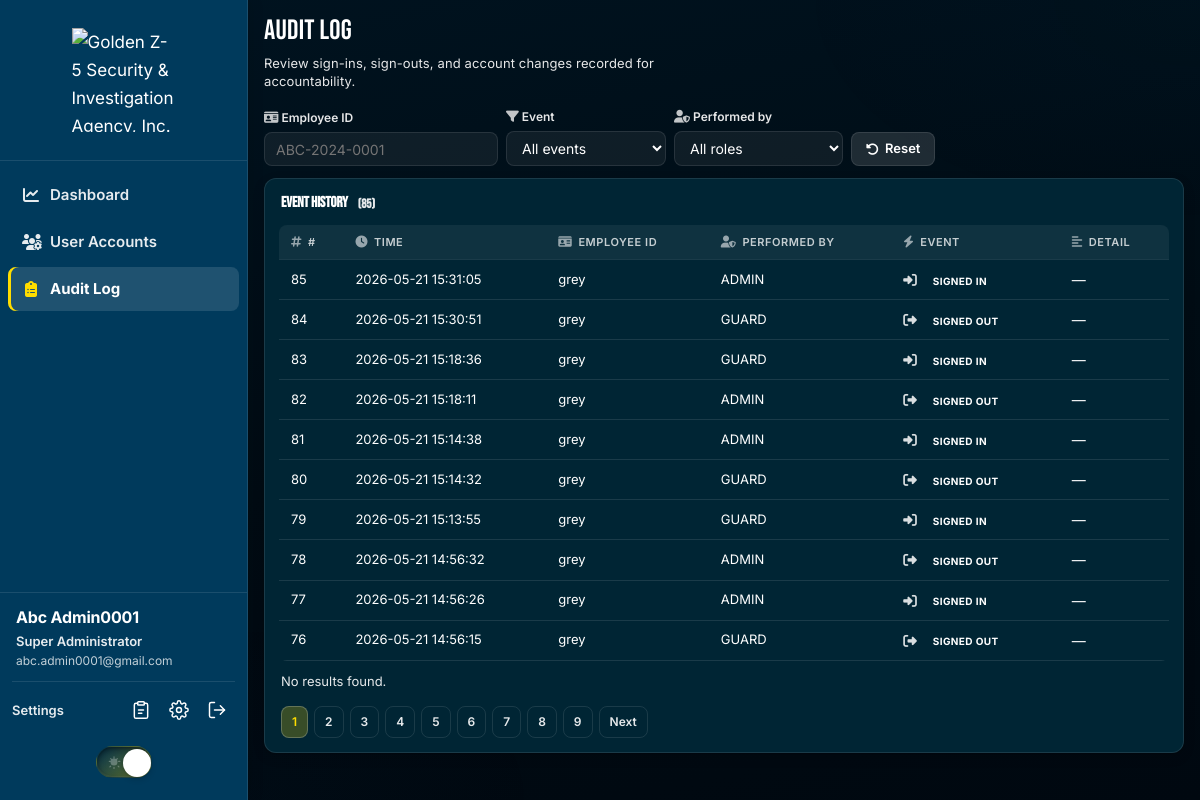
Page /superadmin/audit-log.php (signed in) on the committed database.
### tables this page shows
CREATE TABLE `users` (
  `Company_ID` varchar(13) NOT NULL,
  `Email` varchar(255) NOT NULL,
  `password_hash` varchar(255) NOT NULL,
  `role_id` tinyint(3) UNSIGNED DEFAULT NULL,
  `role` tinyint(3) UNSIGNED NOT NULL DEFAULT 0 COMMENT '0=headguard,1=admin,2=superadmin',
  `is_active` tinyint(1) NOT NULL DEFAULT 1,
  `failed_login_attempts` tinyint(3) UNSIGNED NOT NULL DEFAULT 0,
  `locked_until` datetime DEFAULT NULL,
  `last_login_at` datetime DEFAULT NULL,
  `password_changed_at` datetime DEFAULT NULL,
  `created_at` timestamp NOT NULL DEFAULT current_timestamp(),
  `updated_at` timestamp NULL DEFAULT current_timestamp() ON UPDATE current_timestamp()
);

CREATE TABLE `recording` (
  `id` int(10) UNSIGNED NOT NULL,
  `Company_ID` varchar(13) DEFAULT NULL,
  `actor_company_id` varchar(13) DEFAULT NULL,
  `Designation` varchar(64) DEFAULT NULL,
  `Event` varchar(20) NOT NULL COMMENT 'LOGIN|LOGOUT',
  `event_detail` varchar(255) DEFAULT NULL,
  `Time_Of_Event` datetime NOT NULL
);

### config/bootstrap.php (called while the page is built, shortened)
<?php
function app_url(string $path = 'index.php'): string
{
    $path = ltrim(str_replace('\\', '/', $path), '/');
    $base = APP_BASE === '' ? '' : APP_BASE;
    return $base . '/' . $path;
}
function app_agency_name(): string
{
    return APP_AGENCY_NAME;
}
function app_logo_url(): string
{
    return app_url('includes/goldenz_logo.png');
}

### includes/security.php (called while the page is built, shortened)
<?php
function e(?string $value): string
{
    return htmlspecialchars($value ?? '', ENT_QUOTES | ENT_SUBSTITUTE, 'UTF-8');
}

### includes/auth.php (called while the page is built, shortened)
<?php
function auth_role_name(int $role): string
{
    return match (auth_normalize_role($role)) {
        AUTH_ROLE_SUPERADMIN => 'Super Administrator',
        AUTH_ROLE_GUARD => 'Security Guard',
        default => 'Administrator',
    };
}
function auth_normalize_role(mixed $role): int
{
    $role = (int) $role;
    if ($role === AUTH_ROLE_GUARD || $role === AUTH_ROLE_ADMIN || $role === AUTH_ROLE_SUPERADMIN) {
        return $role;
    }
    return AUTH_ROLE_ADMIN;
}

### includes/superadmin_accountability.php (called while the page is built, shortened)
<?php
function recording_supports_audit_detail(mysqli $conn): bool
{
    $col = $conn->query("SHOW COLUMNS FROM recording LIKE 'event_detail'");
    $cached = $col && $col->num_rows > 0;
    return $cached;
}
function superadmin_audit_actor_label(array $entry): string
{
    $designation = (string) ($entry['Designation'] ?? '');
    return $designation !== '' ? $designation : '—';
}
function superadmin_event_label(string $event): string
{
    return match (strtoupper($event)) {
        'ACCOUNT_CREATED' => 'Account created',
        'ACCOUNT_UPDATED' => 'Account updated',
        'ACCOUNT_ENABLED' => 'Account activated',
        'ACCOUNT_DISABLED' => 'Account deactivated',
        'ACCOUNT_PASSWORD_RESET' => 'Access code reset',
        'ACCOUNT_ROLE_CHANGED' => 'Role changed',
        'LOGIN' => 'Signed in',
        'LOGOUT' => 'Signed out',
        default => $event,
    };
}
function superadmin_event_icon(string $event): string
{
    return match (strtoupper($event)) {
        'ACCOUNT_CREATED' => 'fa-user-plus',
        'ACCOUNT_UPDATED' => 'fa-pen-to-square',
        'ACCOUNT_ENABLED' => 'fa-user-check',
        'ACCOUNT_DISABLED' => 'fa-user-slash',
        'ACCOUNT_PASSWORD_RESET' => 'fa-key',
        'ACCOUNT_ROLE_CHANGED' => 'fa-user-shield',
        'LOGIN' => 'fa-right-to-bracket',
        'LOGOUT' => 'fa-right-from-bracket',
        default => 'fa-circle-info',
    };
}

### includes/db.php (called while the page is built, shortened)
<?php
function db_query(mysqli $conn, string $sql, string $types = '', array $params = []): mysqli_result|false
{
    $stmt = $conn->prepare($sql);
    if ($types !== '' && $params !== []) {
        $stmt->bind_param($types, ...$params);
    }
    if (!$stmt->execute()) {
        $stmt->close();
        return false;
    }
    $result = $stmt->get_result();
    return $result;
}

### superadmin/audit-log.php (the view, shortened to what this page needs)
<?php
require_once __DIR__ . '/../config/app.php';
require_once __DIR__ . '/../includes/superadmin_accountability.php';
$perPage = 10;
$page = max(1, (int) ($_GET['page'] ?? 1));
$offset = ($page - 1) * $perPage;
$eventFilter = strtoupper(trim((string) ($_GET['event'] ?? '')));
$searchId = strtoupper(trim((string) ($_GET['company_id'] ?? '')));
$performedByFilter = strtoupper(trim((string) ($_GET['performed_by'] ?? '')));
$where = [];
$params = [];
$types = '';
$whereSql = $where !== [] ? ' WHERE ' . implode(' AND ', $where) : '';
$total = 0;
$countSql = 'SELECT COUNT(*) AS c FROM recording' . $whereSql;
if ($params === []) {
    $countResult = $conn->query($countSql);
} else {
    $countResult = db_query($conn, $countSql, $types, $params);
}
if ($countResult) {
    $total = (int) $countResult->fetch_assoc()['c'];
}
$totalPages = max(1, (int) ceil($total / $perPage));
$auditCols = recording_supports_audit_detail($conn)
    ? 'id, Company_ID, actor_company_id, Designation, Event, event_detail, Time_Of_Event'
    : 'id, Company_ID, Designation, Event, Time_Of_Event';
$listSql = "SELECT {$auditCols} FROM recording"
    . $whereSql
    . ' ORDER BY Time_Of_Event DESC LIMIT ? OFFSET ?';
$listParams = $params;
$listTypes = $types . 'ii';
$listParams[] = $perPage;
$listParams[] = $offset;
$entries = [];
$listResult = db_query($conn, $listSql, $listTypes, $listParams);
if ($listResult) {
    while ($row = $listResult->fetch_assoc()) {
        $entries[] = $row;
    }
}
$queryBase = [];
$superadminNavActive = 'audit';
?>
<!DOCTYPE html>
<html lang="en">
<head>
</head>
<body class="light-mode superadmin-portal">
<?php require __DIR__ . '/../includes/superadmin_sidebar.php'; ?>
    <main class="app-main">
        <header class="page-header">
            <h1 class="page-title">Audit log</h1>
            <p class="page-subtitle">Review sign-ins, sign-outs, and account changes recorded for accountability.</p>
        </header>
        <div class="toolbar">
            <form method="GET" class="filter-form" id="auditFilterForm">
                <div class="form-field">
                    <label for="company_id" class="label-with-icon"><i class="fa-solid fa-id-card" aria-hidden="true"></i> Employee ID</label>
                    <input type="text" id="company_id" name="company_id" value="<?= e($searchId) ?>" placeholder="ABC-2024-0001">
                </div>
                <div class="form-field">
                    <label for="event" class="label-with-icon"><i class="fa-solid fa-filter" aria-hidden="true"></i> Event</label>
                    <select id="event" name="event">
                        <option value=""<?= $eventFilter === '' ? ' selected' : '' ?>>All events</option>
                    </select>
                </div>
                <div class="form-field">
                    <label for="performed_by" class="label-with-icon"><i class="fa-solid fa-user-shield" aria-hidden="true"></i> Performed by</label>
                    <select id="performed_by" name="performed_by">
                        <option value=""<?= $performedByFilter === '' ? ' selected' : '' ?>>All roles</option>
                    </select>
                </div>
                <button type="button" class="btn-primary" id="resetAuditFilters" aria-label="Reset filters">
                    <i class="fa-solid fa-rotate-left" aria-hidden="true"></i> Reset
                </button>
            </form>
        </div>
        <section class="card-panel">
            <h2 class="panel-title">Event history <span class="stat-hint">(<?= e((string) $total) ?>)</span></h2>
            <?php if ($entries === []): ?>
                <p class="empty-state"><i class="fa-solid fa-inbox" aria-hidden="true"></i>No audit events match your filters.</p>
            <?php else: ?>
                <div class="data-table-wrap">
                    <table class="data-table">
                        <thead>
                            <tr>
                                <th><i class="fa-solid fa-hashtag th-icon" aria-hidden="true"></i>#</th>
                                <th><i class="fa-solid fa-clock th-icon" aria-hidden="true"></i>Time</th>
                                <th><i class="fa-solid fa-id-card th-icon" aria-hidden="true"></i>Employee ID</th>
                                <th><i class="fa-solid fa-user-shield th-icon" aria-hidden="true"></i>Performed by</th>
                                <th><i class="fa-solid fa-bolt th-icon" aria-hidden="true"></i>Event</th>
                                <th><i class="fa-solid fa-align-left th-icon" aria-hidden="true"></i>Detail</th>
                            </tr>
                        </thead>
                        <tbody id="auditTableBody">
                            <?php foreach ($entries as $entry): ?>
                                <?php
                                $ev = strtoupper((string) ($entry['Event'] ?? ''));
                                $designation = strtoupper((string) ($entry['Designation'] ?? ''));
                                $actorRole = str_starts_with($designation, 'SUPERADMIN')
                                    ? 'SUPERADMIN'
                                    : (str_starts_with($designation, 'ADMIN')
                                        ? 'ADMIN'
                                        : ((str_contains($designation, 'HEADGUARD') || str_contains($designation, 'GUARD'))
                                            ? 'LEGACY'
                                            : ''));
                                $badgeClass = match ($ev) {
                                    'LOGOUT' => 'badge--logout',
                                    'LOGIN' => 'badge--login',
                                    default => 'badge--admin',
                                };
                                ?>
                                <tr data-company="<?= e(strtoupper((string) ($entry['Company_ID'] ?? ''))) ?>" data-event="<?= e($ev) ?>" data-actor-role="<?= e($actorRole) ?>">
                                    <td class="mono"><?= e((string) ($entry['id'] ?? '')) ?></td>
                                    <td class="mono"><?= e((string) ($entry['Time_Of_Event'] ?? '')) ?></td>
                                    <td class="mono"><?= e((string) ($entry['Company_ID'] ?? '—')) ?></td>
                                    <td class="mono"><?= e(superadmin_audit_actor_label($entry)) ?></td>
                                    <td>
                                        <span class="event-cell">
                                            <i class="fa-solid <?= e(superadmin_event_icon($ev)) ?>" aria-hidden="true"></i>
                                            <span class="badge <?= e($badgeClass) ?>"><?= e(superadmin_event_label($ev)) ?></span>
                                        </span>
                                    </td>
                                    <td><?= e((string) ($entry['event_detail'] ?? '—')) ?></td>
                                </tr>
                            <?php endforeach; ?>
                        </tbody>
                    </table>
                </div>
                <p id="auditLiveNoResults" class="stat-hint" style="margin-top:10px;" hidden>No results found.</p>
                <?php if ($totalPages > 1): ?>
                    <nav class="pagination" id="auditPagination" aria-label="Audit log pages">
                        <?php for ($p = 1; $p <= $totalPages; $p++): ?>
                            <?php
                            $pageQuery = array_merge($queryBase, ['page' => $p]);
                            $href = 'audit-log.php?' . http_build_query($pageQuery);
                            ?>
                            <?php if ($p === $page): ?>
                                <span class="current"><?= $p ?></span>
                            <?php else: ?>
                                <a href="<?= e($href) ?>"><?= $p ?></a>
                            <?php endif; ?>
                        <?php endfor; ?>
                        <?php if ($page < $totalPages): ?>
                            <?php
                            $nextQuery = array_merge($queryBase, ['page' => $page + 1]);
                            $nextHref = 'audit-log.php?' . http_build_query($nextQuery);
                            ?>
                            <a href="<?= e($nextHref) ?>" aria-label="Next page">Next</a>
                        <?php endif; ?>
                    </nav>
                <?php endif; ?>
            <?php endif; ?>
        </section>
    </main>
</div>
</body>
</html>

### includes/superadmin_sidebar.php (shortened to what this page needs)
<?php
$superadminNavActive = $superadminNavActive ?? 'dashboard';
$adminProfile = admin_sidebar_profile();
?>
<aside class="app-sidebar" id="appSidebar" aria-label="Main navigation">
    <div class="sidebar-brand">
        <img src="<?= e(app_logo_url()) ?>" alt="<?= e(app_agency_name()) ?>" class="brand-logo">
    </div>
    <nav class="sidebar-nav" aria-label="System administration">
        <a href="dashboard.php" class="sidebar-link<?= $superadminNavActive === 'dashboard' ? ' active' : '' ?>"<?= $superadminNavActive === 'dashboard' ? ' aria-current="page"' : '' ?><?= ui_tooltip('System dashboard') ?>>
            <i class="fa-solid fa-chart-line" aria-hidden="true"></i>
            Dashboard
        </a>
        <a href="users.php" class="sidebar-link<?= $superadminNavActive === 'users' ? ' active' : '' ?>"<?= $superadminNavActive === 'users' ? ' aria-current="page"' : '' ?><?= ui_tooltip('Manage portal accounts') ?>>
            <i class="fa-solid fa-users-gear" aria-hidden="true"></i>
            User Accounts
        </a>
        <a href="audit-log.php" class="sidebar-link<?= $superadminNavActive === 'audit' ? ' active' : '' ?>"<?= $superadminNavActive === 'audit' ? ' aria-current="page"' : '' ?><?= ui_tooltip('Full audit log') ?>>
            <i class="fa-solid fa-clipboard-list" aria-hidden="true"></i>
            Audit Log
        </a>
    </nav>
    <div class="sidebar-footer">
        <div class="sidebar-footer-user">
            <span class="sidebar-footer-name"><?= e($adminProfile['name']) ?></span>
            <div class="sidebar-footer-meta">
                <span class="sidebar-footer-role"><?= e($adminProfile['role']) ?></span>
                <span class="sidebar-footer-email" title="<?= e($adminProfile['email']) ?>"><?= e($adminProfile['email']) ?></span>
            </div>
        </div>
        <div class="sidebar-footer-settings">
            <div class="sidebar-footer-settings-row">
                <span class="sidebar-footer-label">Settings</span>
                <div class="sidebar-footer-actions" role="toolbar" aria-label="Settings shortcuts">
                    <a href="audit-log.php" class="sidebar-footer-icon" aria-label="Audit Logs"<?= ui_tooltip('Audit logs', 'bottom') ?>>
                        <?= admin_sidebar_icon('audit') ?>
                    </a>
                    <a href="users.php" class="sidebar-footer-icon" aria-label="User accounts"<?= ui_tooltip('User accounts', 'bottom') ?>>
                        <?= admin_sidebar_icon('settings') ?>
                    </a>
                    <form method="POST" action="../auth/logout-superadmin.php" class="sidebar-footer-logout">
                        <button type="submit" class="sidebar-footer-icon" aria-label="Sign Out"<?= ui_tooltip('Sign out', 'bottom') ?>>
                            <?= admin_sidebar_icon('logout') ?>
                        </button>
                    </form>
                </div>
            </div>
            <div class="sidebar-footer-theme">
                <?= theme_toggle_markup([
                    'id' => 'sidebarThemeToggle',
                    'mode' => 'light-class',
                    'title' => 'Toggle light or dark appearance',
                    'tipPosition' => 'bottom',
                ]) ?>
            </div>
        </div>
    </div>
</aside>
<div class="app-shell">

### rows in the picture
users: Email+role "Abc Admin0001", Email+role "Super Administrator", Email "abc.admin0001@gmail.com"
recording: id "85", Time_Of_Event "2026-05-21 15:31:05", Company_ID "grey", Designation "ADMIN", Event "SIGNED IN", event_detail "—"
recording: id "84", Time_Of_Event "2026-05-21 15:30:51", Company_ID "grey", Designation "GUARD", Event "SIGNED OUT", event_detail "—"
recording: id "83", Time_Of_Event "2026-05-21 15:18:36", Company_ID "grey", Designation "GUARD", Event "SIGNED IN", event_detail "—"
recording: id "82", Time_Of_Event "2026-05-21 15:18:11", Company_ID "grey", Designation "ADMIN", Event "SIGNED OUT", event_detail "—"
recording: id "81", Time_Of_Event "2026-05-21 15:14:38", Company_ID "grey", Designation "ADMIN", Event "SIGNED IN", event_detail "—"
recording: id "80", Time_Of_Event "2026-05-21 15:14:32", Company_ID "grey", Designation "GUARD", Event "SIGNED OUT", event_detail "—"
recording: id "79", Time_Of_Event "2026-05-21 15:13:55", Company_ID "grey", Designation "GUARD", Event "SIGNED IN", event_detail "—"
recording: id "78", Time_Of_Event "2026-05-21 14:56:32", Company_ID "grey", Designation "ADMIN", Event "SIGNED OUT", event_detail "—"
recording: id "77", Time_Of_Event "2026-05-21 14:56:26", Company_ID "grey", Designation "ADMIN", Event "SIGNED IN", event_detail "—"
recording: id "76", Time_Of_Event "2026-05-21 14:56:15", Company_ID "grey", Designation "GUARD", Event "SIGNED OUT", event_detail "—"

### other values in the picture
$total "85"
